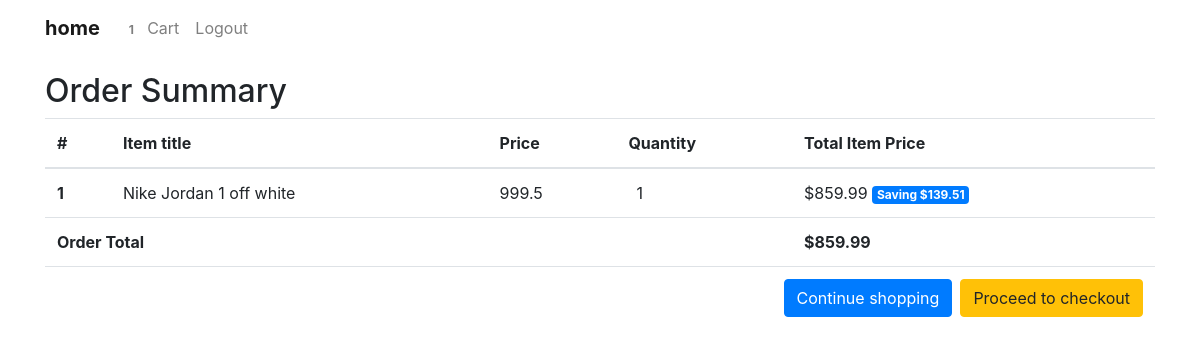
The app's page /order-summary/ (signed in) with its own data.
### core/models.py (models this page shows, shortened)
class Order(models.Model):
    user = models.ForeignKey(settings.AUTH_USER_MODEL,
                             on_delete=models.CASCADE)
    ref_code = models.CharField(max_length=20)
    items = models.ManyToManyField(OrderItem)
    start_date = models.DateTimeField(auto_now_add=True)
    ordered_date = models.DateTimeField()
    ordered = models.BooleanField(default=False)
    billing_address = models.ForeignKey(
        'BillingAddress', on_delete=models.SET_NULL, blank=True, null=True)
    payment = models.ForeignKey(
        'Payment', on_delete=models.SET_NULL, blank=True, null=True)
    coupon = models.ForeignKey(
        'Coupon', on_delete=models.SET_NULL, blank=True, null=True)
    being_delivered = models.BooleanField(default=False)
    received = models.BooleanField(default=False)
    refund_requested = models.BooleanField(default=False)
    refund_granted = models.BooleanField(default=False)
    def get_total(self):
        total = 0
        for order_item in self.items.all():
            total += order_item.get_final_price()
        if self.coupon:
            total -= self.coupon.amount
        return total

class OrderItem(models.Model):
    user = models.ForeignKey(settings.AUTH_USER_MODEL,
                             on_delete=models.CASCADE)
    ordered = models.BooleanField(default=False)
    item = models.ForeignKey(Item, on_delete=models.CASCADE)
    quantity = models.IntegerField(default=1)
    def get_total_item_price(self):
        return self.quantity * self.item.price
    def get_total_discount_item_price(self):
        return self.quantity * self.item.discount_price
    def get_amount_saved(self):
        return self.get_total_item_price() - self.get_total_discount_item_price()
    def get_final_price(self):
        if self.item.discount_price:
            return self.get_total_discount_item_price()
        return self.get_total_item_price()

class Item(models.Model):
    title = models.CharField(max_length=100)
    price = models.FloatField()
    discount_price = models.FloatField(blank=True, null=True)
    category = models.CharField(choices=CATEGORY_CHOICES, max_length=2)
    label = models.CharField(choices=LABEL_CHOICES, max_length=1)
    slug = models.SlugField()
    description = models.TextField()
    image = models.ImageField()

### core/views.py (the view)
# urls.py: path('order-summary/', OrderSummaryView.as_view(), name='order-summary'),
class OrderSummaryView(LoginRequiredMixin, View):
    def get(self, *args, **kwargs):
        try:
            order = Order.objects.get(user=self.request.user, ordered=False)
            context = {
                'object': order
            }
            return render(self.request, 'order_summary.html', context)
        except ObjectDoesNotExist:
            messages.warning(self.request, "You do not have an active order")
            return redirect("/")

### core/templatetags/cart_template_tags.py (called while the page is built)
@register.filter
def cart_item_count(user):
    if user.is_authenticated:
        qs = Order.objects.filter(user=user, ordered=False)
        if qs.exists():
            return qs[0].items.count()
    return 0

### templates/order_summary.html (shortened to what this page needs)
{% extends "base.html" %}
{% block content %}
  <main>
    <div class="container">
    <div class="table-responsive text-nowrap">
    <h2>Order Summary</h2>
    <table class="table">
        <thead>
        <tr>
            <th scope="col">#</th>
            <th scope="col">Item title</th>
            <th scope="col">Price</th>
            <th scope="col">Quantity</th>
            <th scope="col">Total Item Price</th>
        </tr>
        </thead>
        <tbody>
        {% for order_item in object.items.all %}
        <tr>
            <th scope="row">{{ forloop.counter }}</th>
            <td>{{ order_item.item.title }}</td>
            <td>{{ order_item.item.price }}</td>
            <td>
                <a href="{% url 'core:remove-single-item-from-cart' order_item.item.slug %}"></a>
                {{ order_item.quantity }}
                <a href="{% url 'core:add-to-cart' order_item.item.slug %}"></a>
            </td>
            <td>
            {% if order_item.item.discount_price %}
                ${{ order_item.get_total_discount_item_price }}
                <span class="badge badge-primary">Saving ${{ order_item.get_amount_saved }}</span>
            {% else %}
                ${{ order_item.get_total_item_price }}
            {% endif %}
            </td>
        </tr>
        {% endfor %}
        {% if object.get_total %}
        <tr>
            <td colspan="4"><b>Order Total</b></td>
            <td><b>${{ object.get_total }}</b></td>
        </tr>
        <tr>
            <td colspan="5">
            <a class='btn btn-warning float-right ml-2' href='/checkout/'>Proceed to checkout</a>
            <a class='btn btn-primary float-right' href='/'>Continue shopping</a>
            </td>
        </tr>
        {% endif %}
        </tbody>
    </table>
    </div>
    </div>
  </main>
{% endblock content %}

### templates/base.html (shortened to what this page needs)
{% load static %}
<!DOCTYPE html>
<html lang="en">
<head>
  <link href="{% static 'css/bootstrap.min.css' %}" rel="stylesheet">
</head>
{% include "navbar.html" %}
<body>
    <div class="mt-5 pt-4">
    </div>
    {% block content %}
    {% endblock content %}
</body>
</html>

### templates/navbar.html (shortened to what this page needs)
{% load cart_template_tags %}
<nav class="navbar fixed-top navbar-expand-lg navbar-light white scrolling-navbar">
    <div class="container">
      <a class="navbar-brand waves-effect" href="/">
        <strong class="blue-text">home</strong>
      </a>
      <div class="collapse navbar-collapse" id="navbarSupportedContent">
        <ul class="navbar-nav nav-flex-icons">
          {% if request.user.is_authenticated %}
          <li class="nav-item">
            <a href="{% url 'core:order-summary' %}" class="nav-link waves-effect">
              <span class="badge red z-depth-1 mr-1"> {{ request.user|cart_item_count }} </span>
              <span class="clearfix d-none d-sm-inline-block"> Cart </span>
            </a>
          </li>
          <li class="nav-item">
            <a class="nav-link waves-effect" href="{% url 'account_logout' %}">
              <span class="clearfix d-none d-sm-inline-block"> Logout </span>
            </a>
          </li>
          {% endif %}
        </ul>
      </div>
    </div>
  </nav>

### templates/base.html (style rules this page uses)
html, body, header, .carousel { height: 60vh; }

### records on screen
OrderItem: item "Nike Jordan 1 off white", item.price "999.5", quantity "1", get_total_discount_item_price "859.99", get_amount_saved "139.51"
Order: get_total "859.99"

### other values on screen
{{ request.user|cart_item_count }} "1"
